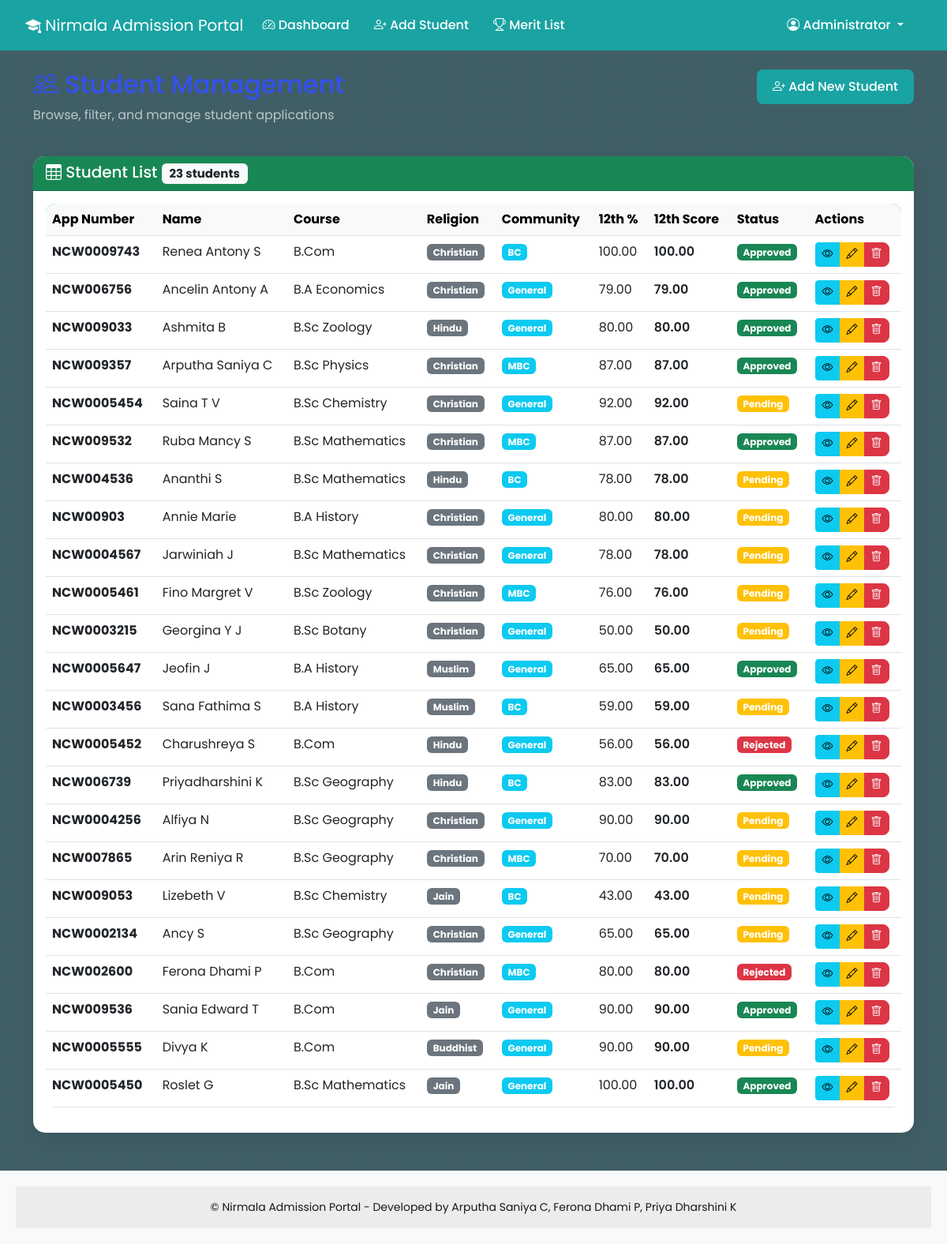
Page /students (signed in) on the committed database.
### app.py (models this page shows, shortened)
class Student(db.Model):
    id             = db.Column(db.Integer, primary_key=True)
    application_id = db.Column(db.String(20), unique=True, nullable=False)
    name           = db.Column(db.String(100), nullable=False)
    email          = db.Column(db.String(100), nullable=False)
    phone          = db.Column(db.String(15),  nullable=False)
    dob            = db.Column(db.String(10),  nullable=False)
    gender         = db.Column(db.String(10),  nullable=False)
    twelfth_marks = db.Column(db.Float, nullable=False)
    maths_marks       = db.Column(db.Float, nullable=True)
    physics_marks     = db.Column(db.Float, nullable=True)
    chemistry_marks   = db.Column(db.Float, nullable=True)
    biology_marks     = db.Column(db.Float, nullable=True)
    commerce_marks    = db.Column(db.Float, nullable=True)
    accountancy_marks = db.Column(db.Float, nullable=True)
    history_marks     = db.Column(db.Float, nullable=True)
    geography_marks   = db.Column(db.Float, nullable=True)
    economics_marks   = db.Column(db.Float, nullable=True)
    religion  = db.Column(db.String(50), nullable=False)
    community = db.Column(db.String(50), nullable=False)
    course = db.Column(db.String(100), nullable=False)
    rc = db.Column(db.String(10))
    merit_score  = db.Column(db.Float, nullable=False)
    cutoff_score = db.Column(db.Float, nullable=True)
    admission_status = db.Column(db.String(20), default='Pending')
    created_at       = db.Column(db.DateTime,   default=db.func.current_timestamp())

### app.py (the view)
@app.route('/students')
@login_required
def students():
    religion_filter  = request.args.get('religion', '')
    community_filter = request.args.get('community', '')
    status_filter    = request.args.get('status', '')
    course_filter    = request.args.get('course', '')
    rc               = request.args.get('rc', '')
    sort_by          = request.args.get('sort_by', 'cutoff_score')
    order            = request.args.get('order', 'desc')
    query = Student.query
    if religion_filter:
        query = query.filter_by(religion=religion_filter)
    if community_filter:
        query = query.filter_by(community=community_filter)
    if status_filter:
        query = query.filter_by(admission_status=status_filter)
    if course_filter:
        query = query.filter_by(course=course_filter)
    if rc:
        query = query.filter(Student.rc == rc)
    col_map = {
        'cutoff_score': Student.cutoff_score,
        'merit_score':  Student.merit_score,
        'name':         Student.name,
        'date':         Student.created_at,
    }
    col = col_map.get(sort_by, Student.cutoff_score)
    query = query.order_by(col.desc() if order == 'desc' else col.asc())
    students_list = query.all()
    religions   = [r[0] for r in db.session.query(Student.religion).distinct().all()]
    communities = [c[0] for c in db.session.query(Student.community).distinct().all()]
    courses     = [c[0] for c in db.session.query(Student.course).distinct().all()]
    return render_template(
        'students.html',
        students=students_list,
        religions=religions,
        communities=communities,
        courses=courses,
        rc=rc,
        current_filters={
            'religion': religion_filter,
            'community': community_filter,
            'status': status_filter,
            'course': course_filter,
            'sort_by': sort_by,
            'order': order,
            'rc': rc
        }
    )

### app.py (called while the page is built)
def login_required(f):
    @wraps(f)
    def decorated_function(*args, **kwargs):
        if 'staff_id' not in session:
            flash('Please login to access this page.', 'warning')
            return redirect(url_for('login'))
        return f(*args, **kwargs)
    return decorated_function

### templates/students.html (shortened to what this page needs)
{% extends "base.html" %}
{% block content %}
<div class="container mt-4 mb-5">
    <div class="row mb-4">
        <div class="col">
            <h2><i class="bi bi-people"></i> Student Management</h2>
            <p class="text-muted">Browse, filter, and manage student applications</p>
        </div>
        <div class="col-auto">
            <a href="{{ url_for('add_student') }}" class="btn btn-primary">
                <i class="bi bi-person-plus"></i> Add New Student
            </a>
        </div>
    </div>
    <div class="card">
        <div class="card-header bg-success text-white">
            <h5 class="mb-0">
                <i class="bi bi-table"></i> Student List
                <span class="badge bg-light text-dark">
                    {{ students|length }} students
                </span>
            </h5>
        </div>
        <div class="card-body">
            {% if students %}
            <div class="table-responsive">
                <table class="table table-hover">
                    <thead class="table-light">
                        <tr>
                            <th>App Number</th>
                            <th>Name</th>
                            <th>Course</th>
                            <th>Religion</th>
                            <th>Community</th>
                            <th>12th %</th>
                            <th>12th Score</th>
                            <th>Status</th>
                            <th>Actions</th>
                        </tr>
                    </thead>
                    <tbody>
                        {% for student in students %}
                        <tr>
                            <td><strong>{{ student.application_id }}</strong></td>
                            <td>{{ student.name }}</td>
                            <td>{{ student.course }}</td>
                            <td>
                                <span class="badge bg-secondary">
                                    {{ student.religion }}
                                </span>
                            </td>
                            <td>
                                <span class="badge bg-info">
                                    {{ student.community }}
                                </span>
                            </td>
                            <td>{{ "%.2f"|format(student.twelfth_marks) }}</td>
                            <td>
                                <span class="fw-semibold text-dark">
                                    {{ "%.2f"|format(student.merit_score) }}
                                </span>
                            </td>
                            <td>
                                {% if student.admission_status == 'Approved' %}
                                    <span class="badge bg-success">Approved</span>
                                {% elif student.admission_status == 'Rejected' %}
                                    <span class="badge bg-danger">Rejected</span>
                                {% else %}
                                    <span class="badge bg-warning">Pending</span>
                                {% endif %}
                            </td>
                            <td>
                                <div class="btn-group btn-group-sm">
                                    <a href="{{ url_for('view_student', id=student.id) }}"
                                       class="btn btn-info" title="View">
                                        <i class="bi bi-eye"></i>
                                    </a>
                                    <a href="{{ url_for('edit_student', id=student.id) }}"
                                       class="btn btn-warning" title="Edit">
                                        <i class="bi bi-pencil"></i>
                                    </a>
                                    <button type="button"
                                            class="btn btn-danger"
                                            onclick="confirmDelete({{ student.id }}, '{{ student.name }}')"
                                            title="Delete">
                                        <i class="bi bi-trash"></i>
                                    </button>
                                </div>
                            </td>
                        </tr>
                        {% endfor %}
                    </tbody>
                </table>
            </div>
            {% else %}
            <div class="text-center text-muted py-5">
                <i class="bi bi-inbox" style="font-size: 4rem;"></i>
                <p class="mt-3 fs-5">No students found</p>
            </div>
            {% endif %}
        </div>
    </div>
</div>
{% endblock %}

### templates/base.html (shortened to what this page needs)
<!DOCTYPE html>
<html lang="en">
<head>
    <link href="https://cdn.jsdelivr.net/npm/bootstrap@5.3.0/dist/css/bootstrap.min.css" rel="stylesheet">
    <link rel="stylesheet" href="https://cdn.jsdelivr.net/npm/bootstrap-icons@1.10.0/font/bootstrap-icons.css">
    <link rel="stylesheet" href="{{ url_for('static', filename='css/style.css') }}">
</head>
<body>
    {% if session.get('staff_id') %}
    <nav class="navbar navbar-expand-lg navbar-dark bg-primary">
        <div class="container-fluid">
            <a class="navbar-brand" href="{{ url_for('dashboard') }}">
                <i class="bi bi-mortarboard-fill"></i> Nirmala Admission Portal
            </a>
            <div class="collapse navbar-collapse" id="navbarNav">
                <ul class="navbar-nav me-auto">
                    <li class="nav-item">
                        <a class="nav-link" href="{{ url_for('dashboard') }}">
                            <i class="bi bi-speedometer2"></i> Dashboard
                        </a>
                    </li>
                    <li class="nav-item">
                        <a class="nav-link" href="{{ url_for('add_student') }}">
                            <i class="bi bi-person-plus"></i> Add Student
                        </a>
                    </li>
                    <li class="nav-item">
                        <a class="nav-link" href="{{ url_for('merit_list') }}">
                            <i class="bi bi-trophy"></i> Merit List
                        </a>
                    </li>
                </ul>
                <ul class="navbar-nav">
                    <li class="nav-item dropdown">
                        <a class="nav-link dropdown-toggle" href="#" id="navbarDropdown" role="button" data-bs-toggle="dropdown">
                            <i class="bi bi-person-circle"></i> {{ session.get('staff_name') }}
                        </a>
                    </li>
                </ul>
            </div>
        </div>
    </nav>
    {% endif %}
    {% block content %}{% endblock %}
    <footer class="bg-light text-center text-lg-start mt-5">
        <div class="text-center p-3" style="background-color: rgba(0, 0, 0, 0.05);">
            &copy; Nirmala Admission Portal - Developed by Arputha Saniya C, Ferona Dhami P, Priya Dharshini K
        </div>
    </footer>
</body>
</html>

### static/css/style.css (style rules this page uses)
body { font-family: 'Poppins', sans-serif; background: linear-gradient(rgba(0,40,50,0.75), rgba(0,40,50,0.75)), url("https://i.ytimg.com/vi/rQDa7xuBbp0/maxresdefault.jpg"); background-size: cover; background-position: center; background-attachment: fixed; background-repeat: no-repeat; }
.container h2, .container h3, .container h4, .container h5:not(.card h5):not(.card-header h5):not(.modal h5), .container > .row > .col > h2, .container > .row > .col > p { color: rgb(52, 81, 241) !important; }
.container > .row > .col > p.text-muted { color: rgba(255, 255, 255, 0.65) !important; }
.navbar { background: #1aa3a3 !important; padding: 12px 20px; }
.navbar .nav-link { color: white !important; font-weight: 500; margin-right: 15px; transition: 0.3s; }
.card { border: none; border-radius: 15px; box-shadow: 0 8px 25px rgba(0,0,0,0.07); transition: 0.3s; }
.card-header { background: #e8f6f6; border-radius: 15px 15px 0 0 !important; font-weight: 600; color: #0c4b5a; font-size: 18px; }
.card h3, .card h4, .card h5, .card h6, .card p, .card label, .card span { color: inh }
.btn-primary { background: #1aa3a3; border: none; border-radius: 8px; padding: 10px 20px; font-weight: 500; }
.btn-danger { border-radius: 8px; }
.table { background: white; border-radius: 12px; overflow: hidden; }
.table thead { background: #1aa3a3; color: white; }
footer { background: #0c4b5a; color: rgb(24, 24, 24); padding: 20px; margin-top: 60px; text-align: center; font-size: 14px; }
.card { animation: fadeIn 0.5s ease; }

### rows in the picture
Student: application_id "NCW0009743", name "Renea Antony S", course "B.Com", religion "Christian", community "BC", twelfth_marks "100.00", merit_score "100.00", admission_status "Approved"
Student: application_id "NCW006756", name "Ancelin Antony A", course "B.A Economics", religion "Christian", community "General", twelfth_marks "79.00", merit_score "79.00", admission_status "Approved"
Student: application_id "NCW009033", name "Ashmita B", course "B.Sc Zoology", religion "Hindu", community "General", twelfth_marks "80.00", merit_score "80.00", admission_status "Approved"
Student: application_id "NCW009357", name "Arputha Saniya C", course "B.Sc Physics", religion "Christian", community "MBC", twelfth_marks "87.00", merit_score "87.00", admission_status "Approved"
Student: application_id "NCW0005454", name "Saina T V", course "B.Sc Chemistry", religion "Christian", community "General", twelfth_marks "92.00", merit_score "92.00", admission_status "Pending"
Student: application_id "NCW009532", name "Ruba Mancy S", course "B.Sc Mathematics", religion "Christian", community "MBC", twelfth_marks "87.00", merit_score "87.00", admission_status "Approved"
Student: application_id "NCW004536", name "Ananthi S", course "B.Sc Mathematics", religion "Hindu", community "BC", twelfth_marks "78.00", merit_score "78.00", admission_status "Pending"
Student: application_id "NCW00903", name "Annie Marie", course "B.A History", religion "Christian", community "General", twelfth_marks "80.00", merit_score "80.00", admission_status "Pending"
Student: application_id "NCW0004567", name "Jarwiniah J", course "B.Sc Mathematics", religion "Christian", community "General", twelfth_marks "78.00", merit_score "78.00", admission_status "Pending"
Student: application_id "NCW0005461", name "Fino Margret V", course "B.Sc Zoology", religion "Christian", community "MBC", twelfth_marks "76.00", merit_score "76.00", admission_status "Pending"
Student: application_id "NCW0003215", name "Georgina Y J", course "B.Sc Botany", religion "Christian", community "General", twelfth_marks "50.00", merit_score "50.00", admission_status "Pending"
Student: application_id "NCW0005647", name "Jeofin J", course "B.A History", religion "Muslim", community "General", twelfth_marks "65.00", merit_score "65.00", admission_status "Approved"
Student: application_id "NCW0003456", name "Sana Fathima S", course "B.A History", religion "Muslim", community "BC", twelfth_marks "59.00", merit_score "59.00", admission_status "Pending"
Student: application_id "NCW0005452", name "Charushreya S", course "B.Com", religion "Hindu", community "General", twelfth_marks "56.00", merit_score "56.00", admission_status "Rejected"
Student: application_id "NCW006739", name "Priyadharshini K", course "B.Sc Geography", religion "Hindu", community "BC", twelfth_marks "83.00", merit_score "83.00", admission_status "Approved"
Student: application_id "NCW0004256", name "Alfiya N", course "B.Sc Geography", religion "Christian", community "General", twelfth_marks "90.00", merit_score "90.00", admission_status "Pending"
Student: application_id "NCW007865", name "Arin Reniya R", course "B.Sc Geography", religion "Christian", community "MBC", twelfth_marks "70.00", merit_score "70.00", admission_status "Pending"
Student: application_id "NCW009053", name "Lizebeth V", course "B.Sc Chemistry", religion "Jain", community "BC", twelfth_marks "43.00", merit_score "43.00", admission_status "Pending"
Student: application_id "NCW0002134", name "Ancy S", course "B.Sc Geography", religion "Christian", community "General", twelfth_marks "65.00", merit_score "65.00", admission_status "Pending"
Student: application_id "NCW002600", name "Ferona Dhami P", course "B.Com", religion "Christian", community "MBC", twelfth_marks "80.00", merit_score "80.00", admission_status "Rejected"
Student: application_id "NCW009536", name "Sania Edward T", course "B.Com", religion "Jain", community "General", twelfth_marks "90.00", merit_score "90.00", admission_status "Approved"
Student: application_id "NCW0005555", name "Divya K", course "B.Com", religion "Buddhist", community "General", twelfth_marks "90.00", merit_score "90.00", admission_status "Pending"
Student: application_id "NCW0005450", name "Roslet G", course "B.Sc Mathematics", religion "Jain", community "General", twelfth_marks "100.00", merit_score "100.00", admission_status "Approved"

### other values in the picture
{{ session.get('staff_name') }} "Administrator"
{{ students|length }} "23"
